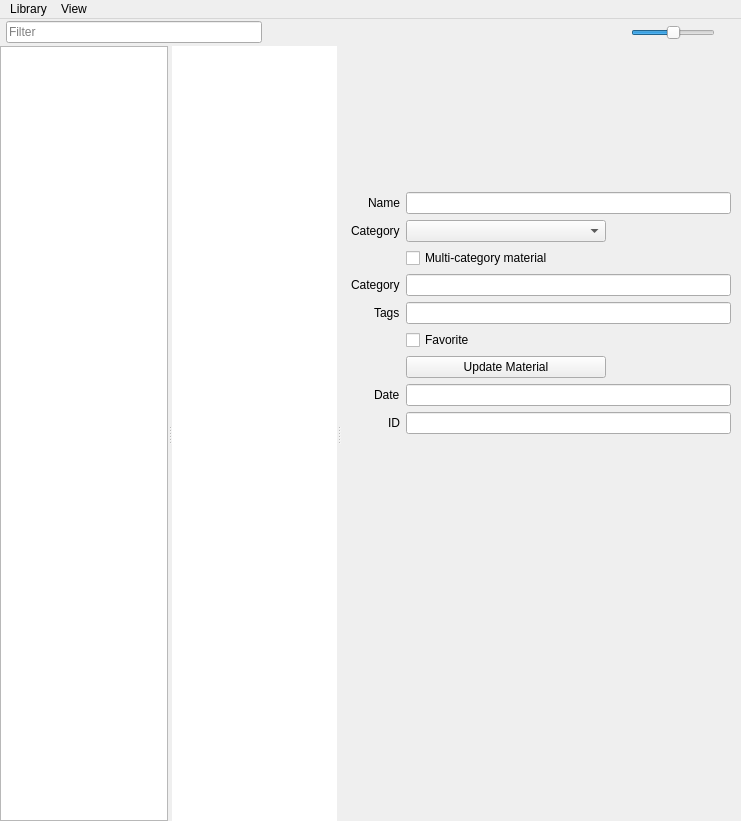
<?xml version='1.0' encoding='UTF-8'?>
<ui version="4.0">
 <class>MainWindow</class>
 <widget class="QMainWindow" name="MainWindow">
  <property name="geometry">
   <rect>
    <x>0</x>
    <y>0</y>
    <width>741</width>
    <height>821</height>
   </rect>
  </property>
  <property name="sizePolicy">
   <sizepolicy hsizetype="Preferred" vsizetype="Preferred">
    <horstretch>0</horstretch>
    <verstretch>0</verstretch>
   </sizepolicy>
  </property>
  <property name="minimumSize">
   <size>
    <width>420</width>
    <height>400</height>
   </size>
  </property>
  <property name="acceptDrops">
   <bool>false</bool>
  </property>
  <property name="windowTitle">
   <string>MatLib</string>
  </property>
  <property name="autoFillBackground">
   <bool>false</bool>
  </property>
  <widget class="DragDropCentralWidget" name="centralwidget">
   <property name="sizePolicy">
    <sizepolicy hsizetype="Expanding" vsizetype="Expanding">
     <horstretch>0</horstretch>
     <verstretch>0</verstretch>
    </sizepolicy>
   </property>
   <property name="acceptDrops">
    <bool>true</bool>
   </property>
   <layout class="QVBoxLayout" name="verticalLayout">
    <property name="spacing">
     <number>0</number>
    </property>
    <property name="leftMargin">
     <number>0</number>
    </property>
    <property name="topMargin">
     <number>0</number>
    </property>
    <property name="rightMargin">
     <number>0</number>
    </property>
    <property name="bottomMargin">
     <number>0</number>
    </property>
    <item>
     <layout class="QHBoxLayout" name="horizontalLayout">
      <property name="leftMargin">
       <number>6</number>
      </property>
      <property name="topMargin">
       <number>2</number>
      </property>
      <property name="rightMargin">
       <number>6</number>
      </property>
      <property name="bottomMargin">
       <number>2</number>
      </property>
      <item alignment="Qt::AlignVCenter">
       <widget class="QLineEdit" name="line_filter">
        <property name="sizePolicy">
         <sizepolicy hsizetype="MinimumExpanding" vsizetype="Fixed">
          <horstretch>0</horstretch>
          <verstretch>0</verstretch>
         </sizepolicy>
        </property>
        <property name="minimumSize">
         <size>
          <width>80</width>
          <height>0</height>
         </size>
        </property>
        <property name="maximumSize">
         <size>
          <width>500</width>
          <height>22</height>
         </size>
        </property>
        <property name="acceptDrops">
         <bool>false</bool>
        </property>
        <property name="placeholderText">
         <string>Filter</string>
        </property>
       </widget>
      </item>
      <item><spacer name="filter_star_gap"><property name="orientation"><enum>Qt::Horizontal</enum></property><property name="sizeType"><enum>QSizePolicy::Fixed</enum></property><property name="sizeHint" stdset="0"><size><width>10</width><height>5</height></size></property></spacer></item><item alignment="Qt::AlignVCenter">
       <widget class="QToolButton" name="cb_FavsOnly">
        <property name="toolTip">
         <string>Show favorites only</string>
        </property>
        <property name="text">
         <string />
        </property>
        <property name="checkable">
         <bool>true</bool>
        </property>
        <property name="autoRaise">
         <bool>true</bool>
        </property>
       </widget>
      </item>
      <item><spacer name="star_view_gap"><property name="orientation"><enum>Qt::Horizontal</enum></property><property name="sizeType"><enum>QSizePolicy::Fixed</enum></property><property name="sizeHint" stdset="0"><size><width>6</width><height>5</height></size></property></spacer></item>
      <item alignment="Qt::AlignVCenter">
       <widget class="QToolButton" name="cb_ViewMode">
        <property name="toolTip">
         <string>Toggle grid / list view</string>
        </property>
        <property name="text">
         <string />
        </property>
        <property name="checkable">
         <bool>true</bool>
        </property>
        <property name="autoRaise">
         <bool>true</bool>
        </property>
       </widget>
      </item>
      <item>
       <spacer name="horizontalSpacer_3">
        <property name="orientation">
         <enum>Qt::Horizontal</enum>
        </property>
        <property name="sizeHint" stdset="0">
         <size>
          <width>5</width>
          <height>5</height>
         </size>
        </property>
       </spacer>
      </item>
      <item>
       <spacer name="horizontalSpacer">
        <property name="orientation">
         <enum>Qt::Vertical</enum>
        </property>
        <property name="sizeType">
         <enum>QSizePolicy::Fixed</enum>
        </property>
        <property name="sizeHint" stdset="0">
         <size>
          <width>50</width>
          <height>20</height>
         </size>
        </property>
       </spacer>
      </item>
      <item>
       <layout class="QVBoxLayout" name="slider_layout">
        <item>
         <widget class="QSlider" name="slide_iconSize">
          <property name="sizePolicy">
           <sizepolicy hsizetype="Minimum" vsizetype="Fixed">
            <horstretch>0</horstretch>
            <verstretch>0</verstretch>
           </sizepolicy>
          </property>
          <property name="maximumSize">
           <size>
            <width>500</width>
            <height>16777215</height>
           </size>
          </property>
          <property name="mouseTracking">
           <bool>true</bool>
          </property>
          <property name="acceptDrops">
           <bool>false</bool>
          </property>
          <property name="minimum">
           <number>0</number>
          </property>
          <property name="maximum">
           <number>512</number>
          </property>
          <property name="singleStep">
           <number>10</number>
          </property>
          <property name="pageStep">
           <number>50</number>
          </property>
          <property name="value">
           <number>256</number>
          </property>
          <property name="tracking">
           <bool>true</bool>
          </property>
          <property name="orientation">
           <enum>Qt::Horizontal</enum>
          </property>
         </widget>
        </item>
       </layout>
      </item>
      <item>
       <spacer name="horizontalSpacer_2">
        <property name="orientation">
         <enum>Qt::Horizontal</enum>
        </property>
        <property name="sizeType">
         <enum>QSizePolicy::Fixed</enum>
        </property>
        <property name="sizeHint" stdset="0">
         <size>
          <width>20</width>
          <height>5</height>
         </size>
        </property>
       </spacer>
      </item>
     </layout>
    </item>
    <item>
     <widget class="QSplitter" name="splitter">
      <property name="sizePolicy">
       <sizepolicy hsizetype="MinimumExpanding" vsizetype="MinimumExpanding">
        <horstretch>0</horstretch>
        <verstretch>0</verstretch>
       </sizepolicy>
      </property>
      <property name="acceptDrops">
       <bool>false</bool>
      </property>
      <property name="lineWidth">
       <number>0</number>
      </property>
      <property name="orientation">
       <enum>Qt::Horizontal</enum>
      </property>
      <property name="handleWidth">
       <number>4</number>
      </property>
      <widget class="QListView" name="catview">
       <property name="sizePolicy">
        <sizepolicy hsizetype="Preferred" vsizetype="Expanding">
         <horstretch>0</horstretch>
         <verstretch>0</verstretch>
        </sizepolicy>
       </property>
       <property name="maximumSize">
        <size>
         <width>220</width>
         <height>16777215</height>
        </size>
       </property>
       <property name="contextMenuPolicy">
        <enum>Qt::CustomContextMenu</enum>
       </property>
       <property name="acceptDrops">
        <bool>false</bool>
       </property>
       <property name="frameShadow">
        <enum>QFrame::Sunken</enum>
       </property>
       <property name="sizeAdjustPolicy">
        <enum>QAbstractScrollArea::AdjustToContents</enum>
       </property>
       <property name="editTriggers">
        <set>QAbstractItemView::NoEditTriggers</set>
       </property>
       <property name="showDropIndicator" stdset="0">
        <bool>true</bool>
       </property>
       <property name="dragDropOverwriteMode">
        <bool>true</bool>
       </property>
       <property name="dragDropMode">
        <enum>QAbstractItemView::NoDragDrop</enum>
       </property>
       <property name="alternatingRowColors">
        <bool>true</bool>
       </property>
      </widget>
      <widget class="QWidget" name="layoutWidget">
       <layout class="QVBoxLayout" name="verticalLayout_7">
        <property name="spacing">
         <number>2</number>
        </property>
        <item>
         <widget class="DragDropListView" name="thumbview">
          <property name="sizePolicy">
           <sizepolicy hsizetype="Expanding" vsizetype="Expanding">
            <horstretch>0</horstretch>
            <verstretch>0</verstretch>
           </sizepolicy>
          </property>
          <property name="mouseTracking">
           <bool>false</bool>
          </property>
          <property name="contextMenuPolicy">
           <enum>Qt::CustomContextMenu</enum>
          </property>
          <property name="acceptDrops">
           <bool>false</bool>
          </property>
          <property name="frameShape">
           <enum>QFrame::NoFrame</enum>
          </property>
          <property name="frameShadow">
           <enum>QFrame::Plain</enum>
          </property>
          <property name="lineWidth">
           <number>2</number>
          </property>
          <property name="sizeAdjustPolicy">
           <enum>QAbstractScrollArea::AdjustToContents</enum>
          </property>
          <property name="autoScrollMargin">
           <number>5</number>
          </property>
          <property name="editTriggers">
           <set>QAbstractItemView::CurrentChanged|QAbstractItemView::DoubleClicked|QAbstractItemView::SelectedClicked</set>
          </property>
          <property name="showDropIndicator" stdset="0">
           <bool>true</bool>
          </property>
          <property name="dragEnabled">
           <bool>true</bool>
          </property>
          <property name="dragDropOverwriteMode">
           <bool>true</bool>
          </property>
          <property name="dragDropMode">
           <enum>QAbstractItemView::DragDrop</enum>
          </property>
          <property name="defaultDropAction">
           <enum>Qt::CopyAction</enum>
          </property>
          <property name="selectionMode">
           <enum>QAbstractItemView::ExtendedSelection</enum>
          </property>
          <property name="verticalScrollMode">
           <enum>QAbstractItemView::ScrollPerItem</enum>
          </property>
          <property name="horizontalScrollMode">
           <enum>QAbstractItemView::ScrollPerItem</enum>
          </property>
          <property name="movement">
           <enum>QListView::Snap</enum>
          </property>
          <property name="flow">
           <enum>QListView::LeftToRight</enum>
          </property>
          <property name="isWrapping" stdset="0">
           <bool>true</bool>
          </property>
          <property name="resizeMode">
           <enum>QListView::Adjust</enum>
          </property>
          <property name="layoutMode">
           <enum>QListView::Batched</enum>
          </property>
          <property name="spacing">
           <number>0</number>
          </property>
          <property name="gridSize">
           <size>
            <width>50</width>
            <height>50</height>
           </size>
          </property>
          <property name="viewMode">
           <enum>QListView::IconMode</enum>
          </property>
          <property name="uniformItemSizes">
           <bool>true</bool>
          </property>
          <property name="wordWrap">
           <bool>true</bool>
          </property>
          <property name="selectionRectVisible">
           <bool>true</bool>
          </property>
         </widget>
        </item>
       </layout>
      </widget>
      <widget class="QWidget" name="details_widget" native="true">
       <property name="sizePolicy">
        <sizepolicy hsizetype="Preferred" vsizetype="Preferred">
         <horstretch>0</horstretch>
         <verstretch>0</verstretch>
        </sizepolicy>
       </property>
       <property name="minimumSize">
        <size>
         <width>250</width>
         <height>0</height>
        </size>
       </property>
       <property name="maximumSize">
        <size>
         <width>400</width>
         <height>16777215</height>
        </size>
       </property>
       <property name="acceptDrops">
        <bool>false</bool>
       </property>
       <layout class="QVBoxLayout" name="verticalLayout_8">
        <property name="spacing">
         <number>0</number>
        </property>
        <property name="leftMargin">
         <number>0</number>
        </property>
        <property name="topMargin">
         <number>0</number>
        </property>
        <property name="rightMargin">
         <number>0</number>
        </property>
        <property name="bottomMargin">
         <number>0</number>
        </property>
        <item>
         <widget class="QScrollArea" name="scrollArea">
          <property name="sizePolicy">
           <sizepolicy hsizetype="MinimumExpanding" vsizetype="Expanding">
            <horstretch>0</horstretch>
            <verstretch>0</verstretch>
           </sizepolicy>
          </property>
          <property name="acceptDrops">
           <bool>false</bool>
          </property>
          <property name="frameShape">
           <enum>QFrame::NoFrame</enum>
          </property>
          <property name="frameShadow">
           <enum>QFrame::Plain</enum>
          </property>
          <property name="lineWidth">
           <number>0</number>
          </property>
          <property name="sizeAdjustPolicy">
           <enum>QAbstractScrollArea::AdjustIgnored</enum>
          </property>
          <property name="widgetResizable">
           <bool>true</bool>
          </property>
          <widget class="QWidget" name="scrollAreaWidgetContents_2">
           <property name="geometry">
            <rect>
             <x>0</x>
             <y>0</y>
             <width>400</width>
             <height>758</height>
            </rect>
           </property>
           <property name="acceptDrops">
            <bool>false</bool>
           </property>
           <layout class="QVBoxLayout" name="verticalLayout_9">
            <property name="spacing">
             <number>6</number>
            </property>
            <property name="leftMargin">
             <number>10</number>
            </property>
            <property name="topMargin">
             <number>0</number>
            </property>
            <property name="rightMargin">
             <number>10</number>
            </property>
            <property name="bottomMargin">
             <number>0</number>
            </property>
            <item>
             <layout class="QFormLayout" name="details_form">
              <property name="fieldGrowthPolicy">
               <enum>QFormLayout::ExpandingFieldsGrow</enum>
              </property>
              <property name="labelAlignment">
               <set>Qt::AlignRight|Qt::AlignTrailing|Qt::AlignVCenter</set>
              </property>
              <item row="1" column="0">
               <widget class="QLabel" name="label_name">
                <property name="text">
                 <string>Name</string>
                </property>
               </widget>
              </item>
              <item row="1" column="1">
               <widget class="QLineEdit" name="line_name">
                <property name="sizePolicy">
                 <sizepolicy hsizetype="MinimumExpanding" vsizetype="Fixed">
                  <horstretch>0</horstretch>
                  <verstretch>0</verstretch>
                 </sizepolicy>
                </property>
                <property name="acceptDrops">
                 <bool>false</bool>
                </property>
               </widget>
              </item>
              <item row="2" column="0">
               <widget class="QLabel" name="label_cat_single">
                <property name="text">
                 <string>Category</string>
                </property>
               </widget>
              </item>
              <item row="2" column="1">
               <widget class="QComboBox" name="cat_combo">
                <property name="minimumSize">
                 <size>
                  <width>200</width>
                  <height>0</height>
                 </size>
                </property>
                <property name="maximumSize">
                 <size>
                  <width>200</width>
                  <height>16777215</height>
                 </size>
                </property>
               </widget>
              </item>
              <item row="3" column="1">
               <widget class="QCheckBox" name="box_multicat">
                <property name="text">
                 <string>Multi-category material</string>
                </property>
               </widget>
              </item>
              <item row="4" column="0">
               <widget class="QLabel" name="label_cat_multi">
                <property name="text">
                 <string>Category</string>
                </property>
               </widget>
              </item>
              <item row="4" column="1">
               <widget class="QLineEdit" name="line_cat">
                <property name="acceptDrops">
                 <bool>false</bool>
                </property>
               </widget>
              </item>
              <item row="5" column="0">
               <widget class="QLabel" name="label_tags">
                <property name="text">
                 <string>Tags</string>
                </property>
               </widget>
              </item>
              <item row="5" column="1">
               <widget class="QLineEdit" name="line_tags">
                <property name="acceptDrops">
                 <bool>false</bool>
                </property>
               </widget>
              </item>
              <item row="6" column="1">
               <widget class="QCheckBox" name="cb_set_fav">
                <property name="text">
                 <string>Favorite</string>
                </property>
               </widget>
              </item>
              <item row="7" column="1">
               <widget class="QPushButton" name="btn_update">
                <property name="sizePolicy">
                 <sizepolicy hsizetype="Maximum" vsizetype="Fixed">
                  <horstretch>0</horstretch>
                  <verstretch>0</verstretch>
                 </sizepolicy>
                </property>
                <property name="minimumSize">
                 <size>
                  <width>200</width>
                  <height>0</height>
                 </size>
                </property>
                <property name="maximumSize">
                 <size>
                  <width>300</width>
                  <height>16777215</height>
                 </size>
                </property>
                <property name="text">
                 <string>Update Material</string>
                </property>
                <property name="flat">
                 <bool>false</bool>
                </property>
               </widget>
              </item>
              <item row="8" column="0">
               <widget class="QLabel" name="label_date">
                <property name="text">
                 <string>Date</string>
                </property>
               </widget>
              </item>
              <item row="8" column="1">
               <widget class="QLineEdit" name="line_date">
                <property name="acceptDrops">
                 <bool>false</bool>
                </property>
               </widget>
              </item>
              <item row="9" column="0">
               <widget class="QLabel" name="label_id">
                <property name="text">
                 <string>ID</string>
                </property>
               </widget>
              </item>
              <item row="9" column="1">
               <widget class="QLineEdit" name="line_id">
                <property name="acceptDrops">
                 <bool>false</bool>
                </property>
                <property name="readOnly">
                 <bool>true</bool>
                </property>
               </widget>
              </item>
              <item row="0" column="1">
               <spacer name="verticalSpacer">
                <property name="orientation">
                 <enum>Qt::Vertical</enum>
                </property>
                <property name="sizeHint" stdset="0">
                 <size>
                  <width>20</width>
                  <height>10</height>
                 </size>
                </property>
               </spacer>
              </item>
             </layout>
            </item>
            <item>
             <spacer name="details_bottom_spacer">
              <property name="orientation">
               <enum>Qt::Vertical</enum>
              </property>
              <property name="sizeHint" stdset="0">
               <size>
                <width>20</width>
                <height>40</height>
               </size>
              </property>
             </spacer>
            </item>
           </layout>
          </widget>
         </widget>
        </item>
       </layout>
      </widget>
     </widget>
    </item>
   </layout>
  </widget>
  <widget class="QMenuBar" name="menubar">
   <property name="geometry">
    <rect>
     <x>0</x>
     <y>0</y>
     <width>741</width>
     <height>33</height>
    </rect>
   </property>
   <property name="acceptDrops">
    <bool>false</bool>
   </property>
   <property name="nativeMenuBar">
    <bool>false</bool>
   </property>
   <widget class="QMenu" name="menu_file">
    <property name="acceptDrops">
     <bool>false</bool>
    </property>
    <property name="title">
     <string>Library</string>
    </property>
    <addaction name="action_set_library" />
    <addaction name="action_open" />
    <addaction name="separator" />
    <addaction name="action_prefs" />
    <addaction name="action_cleanup_db" />
    <addaction name="separator" />
    <addaction name="action_open_folder" />
    <addaction name="separator" />
    <addaction name="action_about" />
    <addaction name="separator" />
   </widget>
   <widget class="QMenu" name="menuView">
    <property name="acceptDrops">
     <bool>false</bool>
    </property>
    <property name="title">
     <string>View</string>
    </property>
    <addaction name="action_show_cat" />
    <addaction name="separator" />
   </widget>
   <addaction name="menu_file" />
   <addaction name="menuView" />
  </widget>
  <action name="action_prefs">
   <property name="text">
    <string>Preferences</string>
   </property>
  </action>
  <action name="action_about">
   <property name="text">
    <string>About</string>
   </property>
  </action>
  <action name="action_cleanup_db">
   <property name="text">
    <string>Cleanup Library</string>
   </property>
  </action>
  <action name="action_open_folder">
   <property name="text">
    <string>Open Library Directory</string>
   </property>
  </action>
  <action name="action_show_cat">
   <property name="checkable">
    <bool>true</bool>
   </property>
   <property name="checked">
    <bool>true</bool>
   </property>
   <property name="text">
    <string>Show Category View</string>
   </property>
  </action>
  <action name="action_open">
   <property name="text">
    <string>Reload Library</string>
   </property>
  </action>
  <action name="action_set_library">
   <property name="text">
    <string>Set Library</string>
   </property>
  </action>
 </widget>
 <customwidgets>
  <customwidget>
   <class>DragDropCentralWidget</class>
   <extends>QWidget</extends>
   <header>dragdrop_widgets.py</header>
   <container>1</container>
  </customwidget>
  <customwidget>
   <class>DragDropListView</class>
   <extends>QListView</extends>
   <header>dragdrop_widgets.py</header>
  </customwidget>
 </customwidgets>
 <resources />
 <connections />
</ui>
